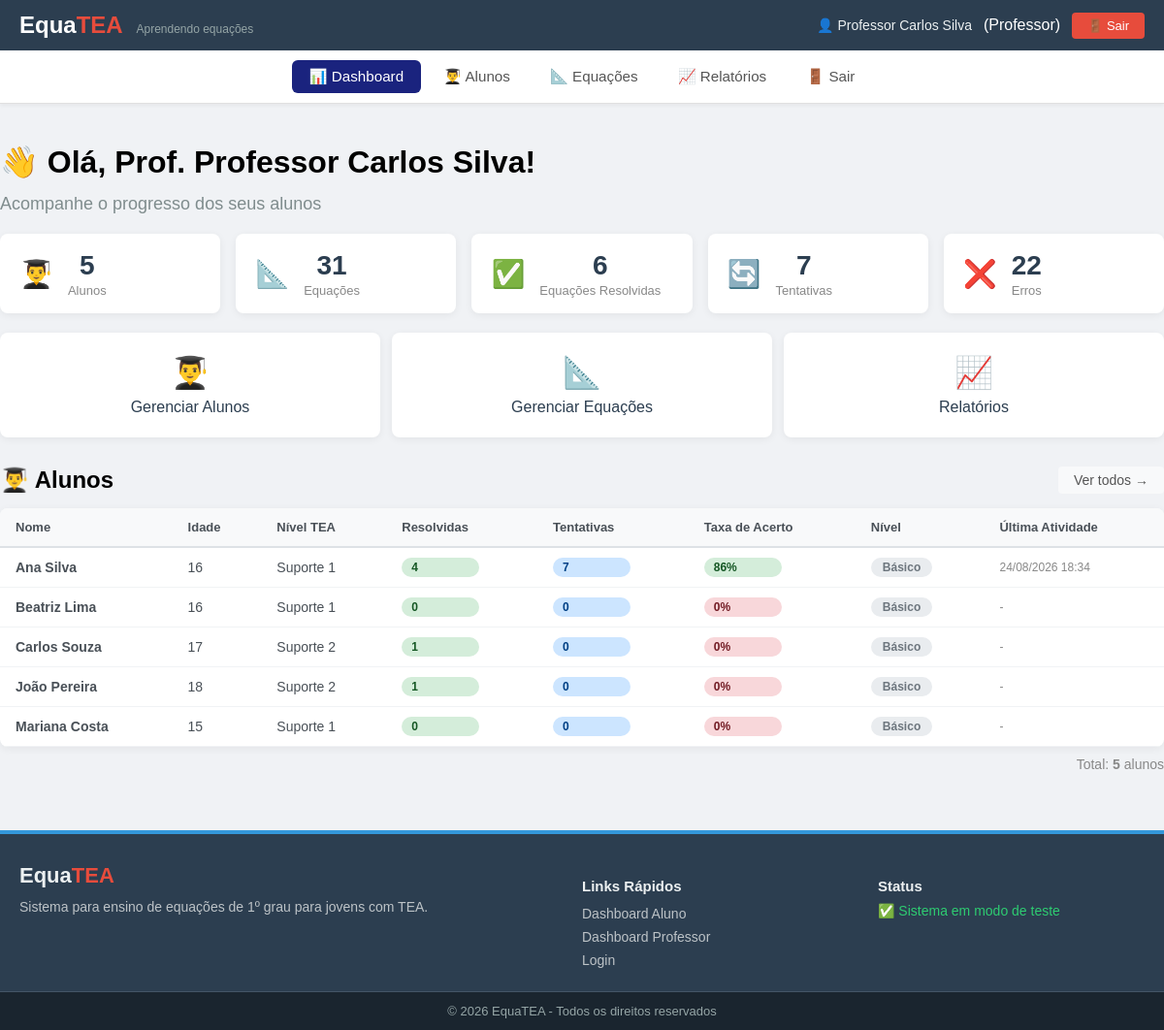
The page /index.php?view=professor/dashboard (signed in) on the database as committed earlier.
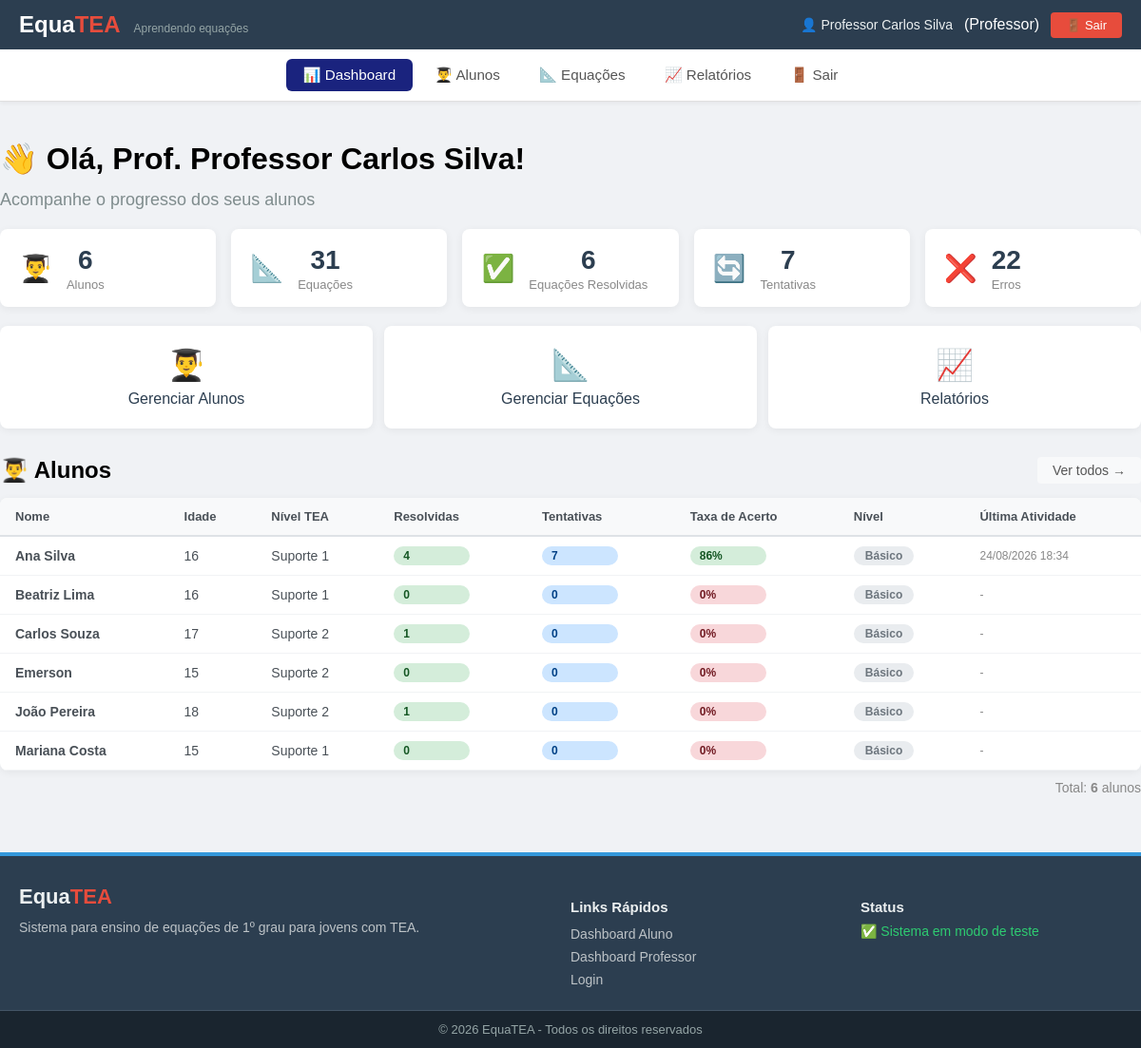
The same page on the database as committed later.
### tables this page shows
CREATE TABLE `usuarios` (
  `id` int(11) NOT NULL,
  `nome` varchar(100) NOT NULL,
  `email` varchar(100) NOT NULL,
  `senha_hash` varchar(255) NOT NULL,
  `tipo_perfil` enum('aluno','professor') NOT NULL DEFAULT 'aluno',
  `data_cadastro` timestamp NOT NULL DEFAULT current_timestamp(),
  `ultimo_acesso` datetime DEFAULT NULL,
  `ativo` tinyint(1) DEFAULT 1
);

### app/config/Database.php (called while the page is built, shortened)
<?php
class Database
{
    private static $instance = null;
    private $conn;
    private $host = 'localhost';
    private $dbname = 'equatea_db';
    private $username = 'root';
    private $password = '';
    private function __construct()
    {
        try {
            $this->conn = new PDO(
                "mysql:host={$this->host};dbname={$this->dbname};charset=utf8mb4",
                $this->username,
                $this->password,
                [
                    PDO::ATTR_ERRMODE => PDO::ERRMODE_EXCEPTION,
                    PDO::ATTR_DEFAULT_FETCH_MODE => PDO::FETCH_ASSOC,
                    PDO::ATTR_EMULATE_PREPARES => false
                ]
            );
        } catch (PDOException $e) {
            die("Erro na conexão com o banco de dados: " . $e->getMessage());
        }
    }
    public static function getInstance()
    {
        if (self::$instance === null) {
            self::$instance = new self();
        }
        return self::$instance;
    }
    public function getConnection()
    {
        return $this->conn;
    }
}

### app/views/professor/dashboard.php (the view, shortened to what the changed rows need)
<?php
$nome_professor = $_SESSION['usuario_nome'] ?? 'Professor';
$total_alunos = count($dados_alunos ?? []);
$total_equacoes = count($dados_equacoes ?? []);
$total_erros = $total_erros ?? 0;
$total_equacoes_resolvidas = $total_equacoes_resolvidas ?? 0;
$total_tentativas = $total_tentativas ?? 0;
include_once __DIR__ . '/../partials/header.php';
include_once __DIR__ . '/../partials/menu_professor.php';
?>
<main class="container professor-dashboard">
    <h1>👋 Olá, Prof. <?php echo htmlspecialchars($nome_professor); ?>!</h1>
    <p class="subtitle">Acompanhe o progresso dos seus alunos</p>
    <div class="stats-grid">
        <div class="stat-card">
            <div class="stat-icon">👨‍🎓</div>
            <div>
                <span class="stat-value"><?php echo $total_alunos; ?></span>
                <span class="stat-label">Alunos</span>
            </div>
        </div>
        <div class="stat-card">
            <div class="stat-icon">📐</div>
            <div>
                <span class="stat-value"><?php echo $total_equacoes; ?></span>
                <span class="stat-label">Equações</span>
            </div>
        </div>
        <div class="stat-card">
            <div class="stat-icon">✅</div>
            <div>
                <span class="stat-value"><?php echo $total_equacoes_resolvidas; ?></span>
                <span class="stat-label">Equações Resolvidas</span>
            </div>
        </div>
        <div class="stat-card">
            <div class="stat-icon">🔄</div>
            <div>
                <span class="stat-value"><?php echo $total_tentativas; ?></span>
                <span class="stat-label">Tentativas</span>
            </div>
        </div>
        <div class="stat-card">
            <div class="stat-icon">❌</div>
            <div>
                <span class="stat-value"><?php echo $total_erros; ?></span>
                <span class="stat-label">Erros</span>
            </div>
        </div>
    </div>
<div class="acoes-rapidas">
    <a href="index.php?view=gerenciar_alunos" class="acao-card">
        <span class="acao-icon">👨‍🎓</span>
        Gerenciar Alunos
    </a>
    <a href="index.php?view=gerenciar_equacoes" class="acao-card">
        <span class="acao-icon">📐</span>
        Gerenciar Equações
    </a>
    <a href="index.php?view=relatorio" class="acao-card">
        <span class="acao-icon">📈</span>
        Relatórios
    </a>
</div>
    <div style="display: flex; justify-content: space-between; align-items: center; margin-top: 30px; margin-bottom: 15px; flex-wrap: wrap; gap: 10px;">
        <h2 style="margin: 0;">👨‍🎓 Alunos</h2>
        <a href="index.php?view=gerenciar_alunos" class="btn-ver-todos">Ver todos →</a>
    </div>
    <?php if (!empty($dados_alunos) && is_array($dados_alunos)): ?>
        <table class="alunos-table">
            <thead>
                <tr>
                    <th>Nome</th>
                    <th>Idade</th>
                    <th>Nível TEA</th>
                    <th>Resolvidas</th>
                    <th>Tentativas</th>
                    <th>Taxa de Acerto</th>
                    <th>Nível</th>
                    <th>Última Atividade</th>
                </tr>
            </thead>
            <tbody>
                <?php foreach ($dados_alunos as $aluno): ?>
                    <tr>
                        <td>
                            <strong><?php echo htmlspecialchars($aluno['nome'] ?? 'N/A'); ?></strong>
                        </td>
                        <td><?php echo htmlspecialchars($aluno['idade'] ?? '-'); ?></td>
                        <td>
                            <?php
                                $nivel_tea = $aluno['nivel_tea'] ?? '';
                                $nivelLabels = [
                                    'suporte1' => 'Suporte 1',
                                    'suporte2' => 'Suporte 2',
                                    'suporte3' => 'Suporte 3'
                                ];
                                echo htmlspecialchars($nivelLabels[$nivel_tea] ?? $nivel_tea);
                            ?>
                        </td>
                        <td>
                            <span class="badge badge-success">
                                <?php echo $aluno['total_equacoes'] ?? 0; ?>
                            </span>
                        </td>
                        <td>
                            <span class="badge badge-info">
                                <?php echo $aluno['total_tentativas'] ?? 0; ?>
                            </span>
                        </td>
                        <td>
                            <span class="badge <?php
                                $taxa = (int)str_replace('%', '', $aluno['taxa_acerto'] ?? '0');
                                echo $taxa >= 70 ? 'badge-success' : ($taxa >= 40 ? 'badge-warning' : 'badge-danger');
                            ?>">
                                <?php echo $aluno['taxa_acerto'] ?? '0%'; ?>
                            </span>
                        </td>
                        <td>
                            <span class="nivel-badge <?php echo strtolower(str_replace(' ', '-', $aluno['nivel'] ?? 'básico')); ?>">
                                <?php echo htmlspecialchars($aluno['nivel'] ?? 'Básico'); ?>
                            </span>
                        </td>
                        <td style="font-size: 12px; color: #888;">
                            <?php echo $aluno['ultima_atividade'] ?? '-'; ?>
                        </td>
                    </tr>
                <?php endforeach; ?>
            </tbody>
        </table>
        <div style="margin-top: 10px; text-align: right; font-size: 14px; color: #888;">
            Total: <strong><?php echo count($dados_alunos); ?></strong> alunos
        </div>
    <?php endif; ?>
</main>
<?php include_once __DIR__ . '/../partials/footer.php'; ?>

Rows that differ between the two databases and show on the page:
added usuarios: nome "Emerson", idade "15", nivel_tea "Suporte 2", total_equacoes "0", total_tentativas "0", taxa_acerto "0%", nivel "Básico", ultima_atividade "-"
Other text that changed with them:
$total_alunos: "5" → "6"
count($dados_alunos): "5" → "6"
